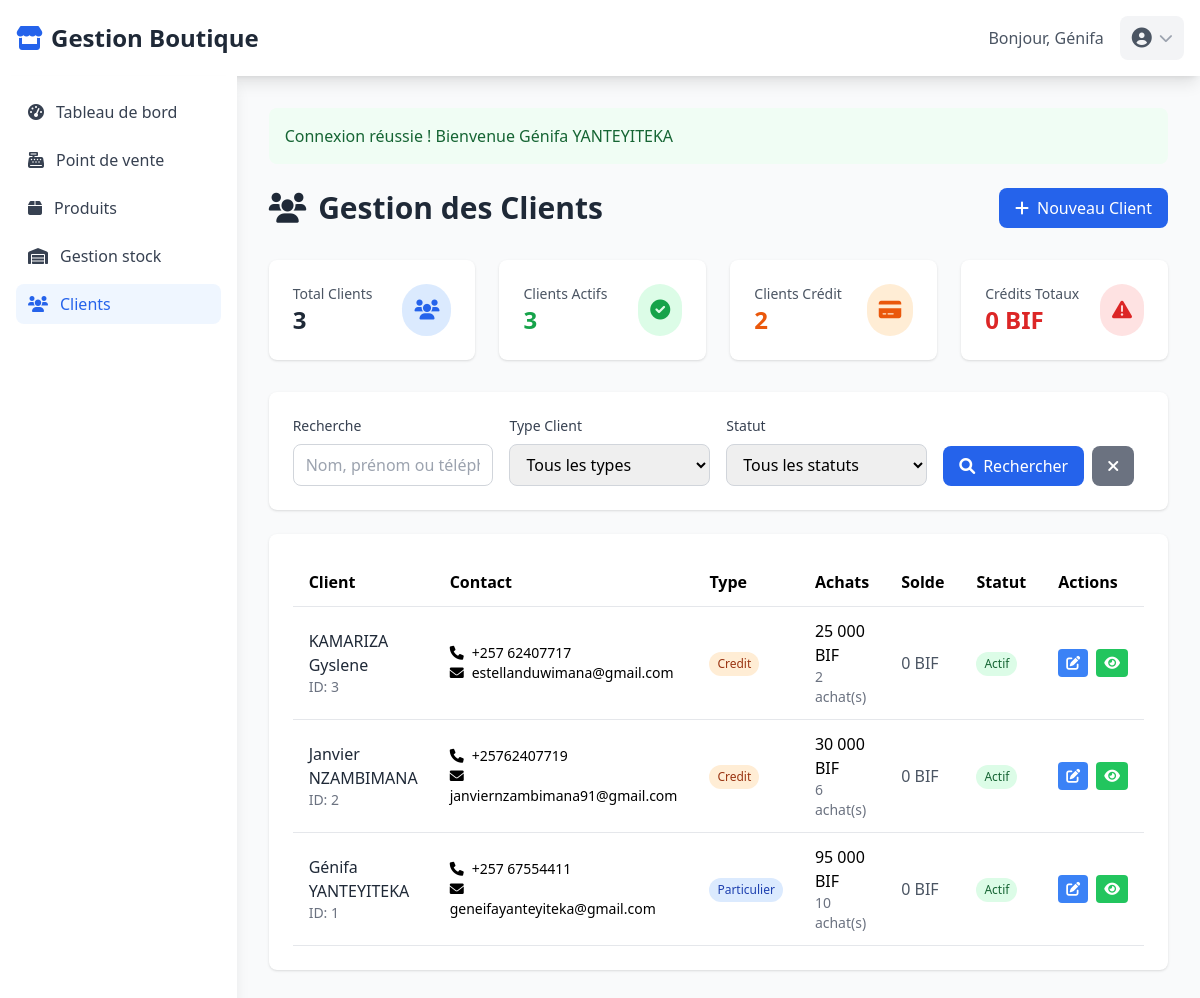
Page /clients.php (signed in) on the committed database.
### tables this page shows
CREATE TABLE `utilisateurs` (
  `id_utilisateur` int(11) NOT NULL,
  `nom_utilisateur` varchar(50) NOT NULL,
  `mot_de_passe` text NOT NULL,
  `role` enum('proprietaire','vendeur') NOT NULL DEFAULT 'vendeur',
  `email` text NOT NULL,
  `nom` varchar(100) NOT NULL,
  `prenom` varchar(100) NOT NULL,
  `telephone` varchar(20) DEFAULT NULL,
  `statut` enum('actif','inactif') DEFAULT 'actif',
  `reset_token` text NOT NULL,
  `reset_expires` text NOT NULL,
  `date_creation` timestamp NOT NULL DEFAULT current_timestamp(),
  `derniere_connexion` datetime NOT NULL
);

CREATE TABLE `clients` (
  `id_client` int(11) NOT NULL,
  `nom_client` varchar(100) DEFAULT NULL,
  `prenom_client` varchar(100) DEFAULT NULL,
  `telephone` varchar(20) DEFAULT NULL,
  `email` varchar(100) DEFAULT NULL,
  `adresse` text DEFAULT NULL,
  `type_client` enum('particulier','entreprise','credit') DEFAULT 'particulier',
  `limite_credit` decimal(10,2) DEFAULT 0.00,
  `solde_compte` decimal(10,2) DEFAULT 0.00,
  `date_creation` timestamp NOT NULL DEFAULT current_timestamp(),
  `statut` enum('actif','inactif','bloque') DEFAULT 'actif'
);

### clients.php (the view, shortened to what the rows shown need)
<?php
require_once 'config.php';
$db = Database::getInstance();
$user = getCurrentUser();
$where_conditions = ['1=1'];
$params = [];
$where_clause = implode(' AND ', $where_conditions);
$clients = $db->fetchAll("
    SELECT c.*,
           COALESCE(SUM(v.montant_total_ttc), 0) as total_achats,
           COUNT(v.id_vente) as nombre_achats
    FROM clients c
    LEFT JOIN ventes v ON c.id_client = v.id_client AND v.statut = 'validee'
    WHERE $where_clause
    GROUP BY c.id_client
    ORDER BY c.date_creation DESC
", $params);
?>
<!DOCTYPE html>
<html lang="fr">
<head>
    <script src="https://cdn.tailwindcss.com"></script>
    <link href="https://cdnjs.cloudflare.com/ajax/libs/font-awesome/6.0.0/css/all.min.css" rel="stylesheet">
</head>
<body class="bg-gray-50">
    <nav class="bg-white shadow-lg">
        <div class="max-w-7xl mx-auto px-4">
            <div class="flex justify-between items-center py-4">
                <div class="flex items-center space-x-4">
                    <h1 class="text-2xl font-bold text-gray-800">
                        <i class="fas fa-store text-blue-600 mr-2"></i><?= APP_NAME ?>
                    </h1>
                </div>
                <div class="flex items-center space-x-4">
                    <span class="text-gray-600">Bonjour, <?= htmlspecialchars($user['prenom']) ?></span>
                    <div class="relative">
                        <button id="userMenuButton" class="flex items-center space-x-2 bg-gray-100 rounded-lg px-3 py-2 hover:bg-gray-200">
                        </button>
                    </div>
                </div>
            </div>
        </div>
    </nav>
    <div class="flex">
        <div class="flex-1 p-8">
            <div class="flex justify-between items-center mb-8">
                <h1 class="text-3xl font-bold text-gray-800">
                    <i class="fas fa-users mr-3"></i>Gestion des Clients
                </h1>
            </div>
            <div class="bg-white rounded-lg shadow">
                <div class="p-6">
                    <div class="overflow-x-auto">
                        <table class="w-full table-auto">
                            <thead>
                                <tr class="border-b">
                                    <th class="text-left py-3 px-4">Client</th>
                                    <th class="text-left py-3 px-4">Contact</th>
                                    <th class="text-left py-3 px-4">Type</th>
                                    <th class="text-left py-3 px-4">Achats</th>
                                    <th class="text-left py-3 px-4">Solde</th>
                                    <th class="text-left py-3 px-4">Statut</th>
                                    <th class="text-left py-3 px-4">Actions</th>
                                </tr>
                            </thead>
                            <tbody>
                                <?php if (empty($clients)): ?>
                                    <tr>
                                        <td colspan="7" class="text-center py-8 text-gray-500">
                                            <i class="fas fa-users text-4xl mb-4"></i>
                                            <p>Aucun client trouvé</p>
                                        </td>
                                    </tr>
                                <?php else: ?>
                                    <?php foreach ($clients as $client): ?>
                                        <tr class="border-b hover:bg-gray-50">
                                            <td class="py-3 px-4">
                                                <div>
                                                    <p class="font-medium text-gray-800">
                                                        <?= $client['nom_client'] || $client['prenom_client']
                                                            ? htmlspecialchars(trim($client['prenom_client'] . ' ' . $client['nom_client']))
                                                            : 'Client anonyme' ?>
                                                    </p>
                                                    <p class="text-sm text-gray-500">ID: <?= $client['id_client'] ?></p>
                                                </div>
                                            </td>
                                            <td class="py-3 px-4">
                                                <div>
                                                    <?php if ($client['telephone']): ?>
                                                        <p class="text-sm"><i class="fas fa-phone mr-2"></i><?= htmlspecialchars($client['telephone']) ?></p>
                                                    <?php endif; ?>
                                                    <?php if ($client['email']): ?>
                                                        <p class="text-sm"><i class="fas fa-envelope mr-2"></i><?= htmlspecialchars($client['email']) ?></p>
                                                    <?php endif; ?>
                                                </div>
                                            </td>
                                            <td class="py-3 px-4">
                                                <span class="inline-block px-2 py-1 text-xs rounded-full
                                                    <?= $client['type_client'] === 'particulier' ? 'bg-blue-100 text-blue-800' :
                                                        ($client['type_client'] === 'entreprise' ? 'bg-green-100 text-green-800' : 'bg-orange-100 text-orange-800') ?>">
                                                    <?= ucfirst($client['type_client']) ?>
                                                </span>
                                            </td>
                                            <td class="py-3 px-4">
                                                <div>
                                                    <p class="font-medium"><?= formatMoney($client['total_achats']) ?></p>
                                                    <p class="text-sm text-gray-500"><?= $client['nombre_achats'] ?> achat(s)</p>
                                                </div>
                                            </td>
                                            <td class="py-3 px-4">
                                                <span class="font-medium <?= $client['solde_compte'] > 0 ? 'text-red-600' : 'text-gray-600' ?>">
                                                    <?= formatMoney($client['solde_compte']) ?>
                                                </span>
                                            </td>
                                            <td class="py-3 px-4">
                                                <form method="POST" style="display: inline;">
                                                    <button type="submit" class="inline-block px-2 py-1 text-xs rounded-full
                                                        <?= $client['statut'] === 'actif' ? 'bg-green-100 text-green-800 hover:bg-green-200' :
                                                            ($client['statut'] === 'bloque' ? 'bg-red-100 text-red-800 hover:bg-red-200' : 'bg-gray-100 text-gray-800 hover:bg-gray-200') ?>">
                                                        <?= ucfirst($client['statut']) ?>
                                                    </button>
                                                </form>
                                            </td>
                                            <td class="py-3 px-4">
                                                <div class="flex space-x-2">
                                                    <button onclick="editClient(<?= htmlspecialchars(json_encode($client)) ?>)"
                                                            class="bg-blue-500 text-white px-2 py-1 rounded text-sm hover:bg-blue-600">
                                                        <i class="fas fa-edit"></i>
                                                    </button>
                                                    <a href="client_details.php?id=<?= $client['id_client'] ?>"
                                                       class="bg-green-500 text-white px-2 py-1 rounded text-sm hover:bg-green-600">
                                                        <i class="fas fa-eye"></i>
                                                    </a>
                                                </div>
                                            </td>
                                        </tr>
                                    <?php endforeach; ?>
                                <?php endif; ?>
                            </tbody>
                        </table>
                    </div>
                </div>
            </div>
        </div>
    </div>
</body>
</html>

### rows in the picture
utilisateurs: prenom "Génifa"
clients: prenom_client+nom_client "KAMARIZA Gyslene", id_client "3", telephone "+257 62407717", email "estellanduwimana@gmail.com", type_client "Credit", total_achats "25 000 BIF", nombre_achats "2", solde_compte "0 BIF", statut "Actif"
clients: prenom_client+nom_client "Janvier NZAMBIMANA", id_client "2", telephone "+25762407719", email "janviernzambimana91@gmail.com", type_client "Credit", total_achats "30 000 BIF", nombre_achats "6", solde_compte "0 BIF", statut "Actif"
clients: prenom_client+nom_client "Génifa YANTEYITEKA", id_client "1", telephone "+257 67554411", email "geneifayanteyiteka@gmail.com", type_client "Particulier", total_achats "95 000 BIF", nombre_achats "10", solde_compte "0 BIF", statut "Actif"

### other values in the picture
APP_NAME "Gestion Boutique"
$flash['message'] "Connexion réussie ! Bienvenue Génifa YANTEYITEKA"
$stats_clients['total_clients'] "3"
$stats_clients['clients_actifs'] "3"
$stats_clients['clients_credit'] "2"
formatMoney($stats_clients['total_credits']) "0 BIF"
